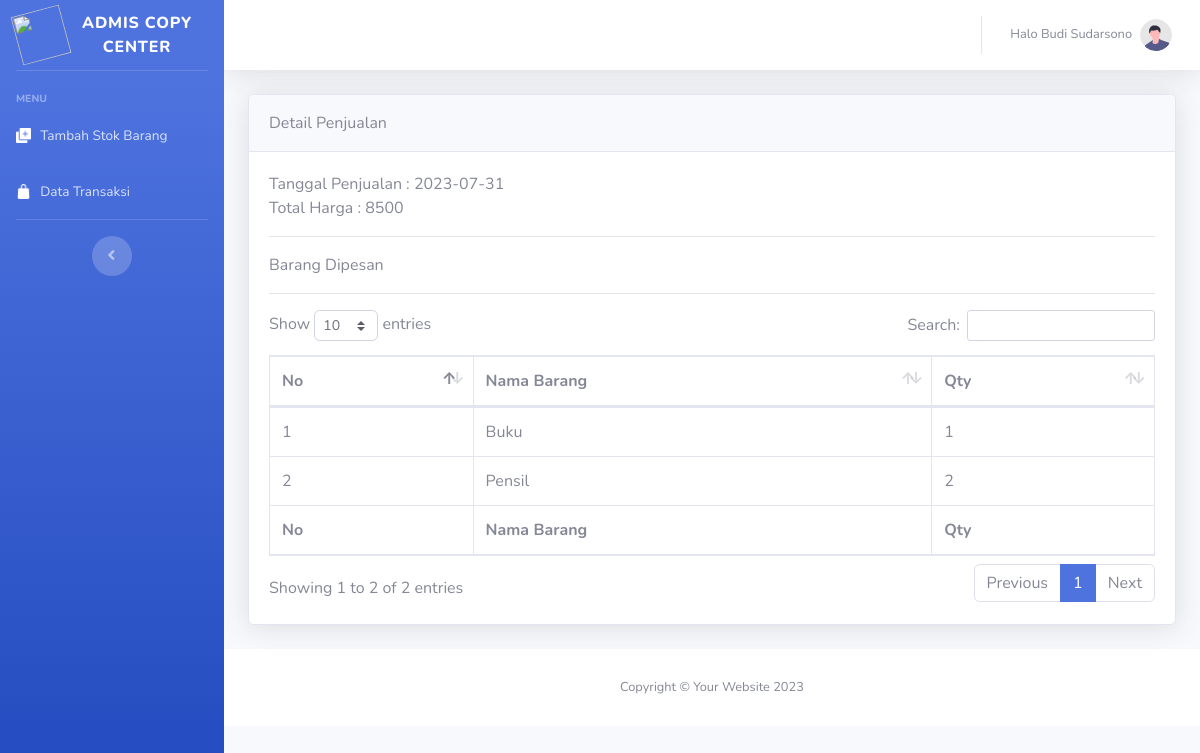
Page /detail_penjualan.php?id_penjualan=22 (signed in) on the committed database.
### tables this page shows
CREATE TABLE `penjualan` (
  `id_penjualan` int(11) NOT NULL,
  `tanggal_penjualan` date NOT NULL,
  `total` int(11) NOT NULL
);

CREATE TABLE `penjualan_detail` (
  `id_penjualan_detail` int(11) NOT NULL,
  `id_barang` int(11) DEFAULT NULL,
  `id_penjualan` int(11) DEFAULT NULL,
  `qty` int(11) DEFAULT NULL
);

CREATE TABLE `barang` (
  `id_barang` int(11) NOT NULL,
  `nama_barang` varchar(30) NOT NULL,
  `harga_barang` double NOT NULL,
  `jumlah_barang` int(11) NOT NULL
);

### detail_penjualan.php (the view)
<?php
require 'header.php';
$id_penjualan = $_GET['id_penjualan'];
global $conn;
$query1 = "SELECT * FROM penjualan WHERE id_penjualan = $id_penjualan";
$query2 = "SELECT pd.id_penjualan_detail, pd.qty, b.nama_barang
            FROM penjualan_detail pd
            JOIN barang b ON pd.id_barang = b.id_barang
            WHERE pd.id_penjualan = $id_penjualan";
$result_penjualan = mysqli_query($conn, $query1);
$data_penjualan = mysqli_fetch_assoc($result_penjualan);
$result_penjualan_detail = $conn->query($query2);
$data_penjualan_detail = array();
if ($result_penjualan_detail->num_rows > 0) {
    while ($row = $result_penjualan_detail->fetch_assoc()) {
        $data_penjualan_detail[] = $row;
    }
}
?>
<div class="container-fluid">
    <div class="card shadow mb-4">
        <div class="card-header py-3">
            Detail Penjualan
        </div>
        <div class="card-body">
            <?php
                echo "Tanggal Penjualan : " . $data_penjualan['tanggal_penjualan'];
                echo "<br>Total Harga   : " . $data_penjualan['total'] . "<br>";
                echo "<hr>Barang Dipesan<hr>";
            ?>
            <div class="table-responsive">
                <table class="table table-bordered" id="dataTable" width="100%" cellspacing="0">
                    <thead>
                        <tr>
                            <th>No</th>
                            <th>Nama Barang</th>
                            <th>Qty</th>
                        </tr>
                    </thead>
                    <tfoot>
                        <tr>
                            <th>No</th>
                            <th>Nama Barang</th>
                            <th>Qty</th>
                        </tr>
                    </tfoot>
                    <tbody>
                        <?php
                            $i = 0;
                            foreach ($data_penjualan_detail as $penjualan) {
                                $i += 1;
                                echo "<tr>";
                                echo "<td>$i</td>";
                                echo "<td>" . $penjualan['nama_barang'] ."</td>";
                                echo "<td>" . $penjualan['qty'] ."</td>";
                                echo "</tr>";
                            }
                        ?>
                    </tbody>
                </table>
            </div>
        </div>
    </div>
</div>
<?php
require 'footer.php';
?>

### rows in the picture
penjualan: tanggal_penjualan "2023-07-31", total "8500"
penjualan_detail: id_barang.nama_barang "Buku", qty "1"
penjualan_detail: id_barang.nama_barang "Pensil", qty "2"

### other values in the picture
$_SESSION['nama'] "Budi Sudarsono"
